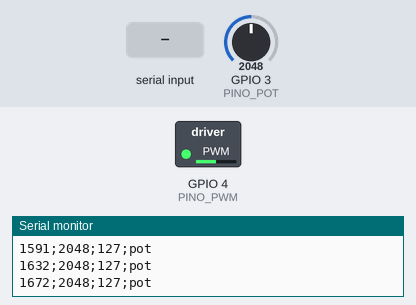
This sketch was run on a simulated ESP32-C3. Shown: switched loads named in the sketch (green lamp = pin HIGH), the last lines printed to the serial monitor. The test bench sets the inputs (shaded band); at power-on: GPIO 3 (PINO_POT) = 2048 (analog values on the 0–4095 scale).

Above: at 1.7 s.
1.8 s: "30,150\n" received over Serial
At 2.1 s:
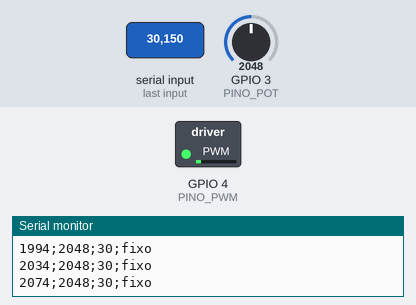
3.3 s: "200\n" received over Serial
At 4.2 s:
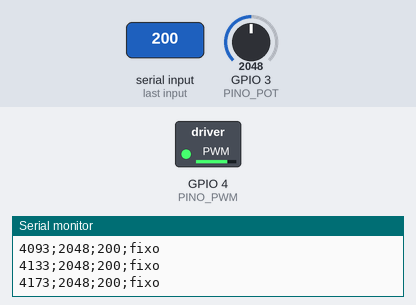
4.8 s: "p\n" received over Serial
At 5.1 s:
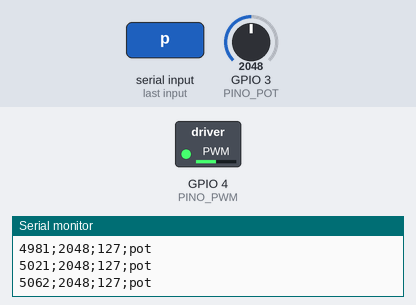
6.3 s: GPIO 3 (PINO_POT) set to 2866
At 7.4 s:
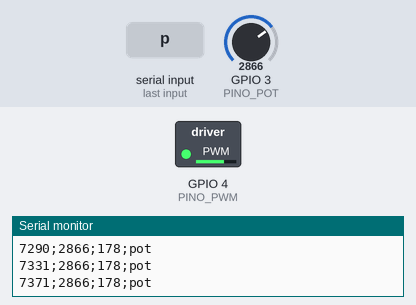
7.8 s: GPIO 3 (PINO_POT) set to 2047
At 8.5 s:
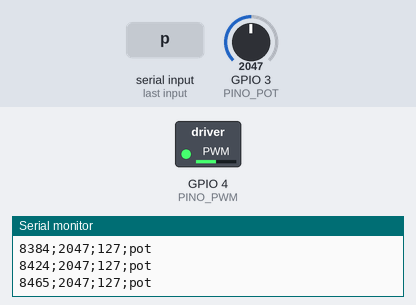
9.3 s: GPIO 3 (PINO_POT) set to 491
At 9.6 s:
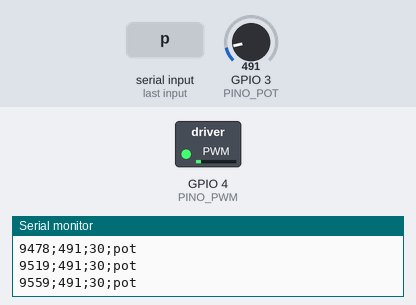
Timing chart, 0 to 11.8 s (numbered marks = the images above; inputs shaded):
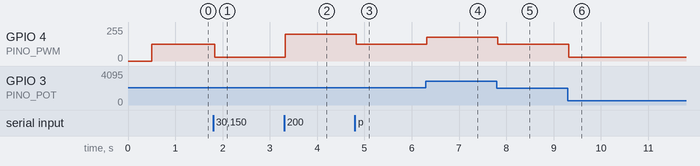

Measured:
- after the input at 1.8 s, GPIO 4 (PINO_PWM): 127/255 → 30/255 at once
- after the input at 3.3 s, GPIO 4 (PINO_PWM): 30/255 → 199/255 at once
- after the input at 4.8 s, GPIO 4 (PINO_PWM): 199/255 → 127/255 at once
- after the input at 6.3 s, GPIO 4 (PINO_PWM): 127/255 → 177/255 at once
- after the input at 7.8 s, GPIO 4 (PINO_PWM): 177/255 → 127/255 at once
- after the input at 9.3 s, GPIO 4 (PINO_PWM): 127/255 → 30/255 at once

The sketch:

teste_pwm_potenciometro.ino
```cpp
/*
  Teste de PWM do levitador pneumatico - ESP32-C3 Super Mini
  (placa na IDE: "ESP32C3 Dev Module")

  Pinos do C3 a evitar: GPIO 18/19 (USB), GPIO 2, 8, 9 (strapping; LED no 8)

  Le um potenciometro e aplica o valor como PWM (0-255) no gate do MOSFET
  que aciona o ventilador.

  Ligacoes:
    Potenciometro: extremos em 3V3 e GND, cursor no GPIO 1 (entrada ADC)
    MOSFET (logic-level, ex. AO3400 / IRLB8721):
      Gate   <- GPIO 7 (via resistor de 100-220 ohm) + 10k do gate para o GND
      Source -> GND (comum com o GND do ESP e da fonte do ventilador)
      Drain  -> (-) do ventilador
    Ventilador: (+) na fonte externa (ex. 12 V)
    Diodo de roda livre em paralelo com o ventilador (catodo no +)

  Monitor Serial (115200, com "USB CDC On Boot: Enabled"):
    digite um numero de 0 a 255 + Enter -> PWM fixo (ignora o potenciometro)
    digite "p" + Enter                  -> volta a usar o potenciometro
  O modo fixo serve para achar o PWM de equilibrio u0 (bola parada).
*/

const int PINO_POT = 3;          // precisa ser ADC1: GPIO 0-4 (GPIO 5 e ADC2, nao funciona no C3)
const int PINO_PWM = 4;          // gate do MOSFET

const int PWM_FREQ = 20000;      // 20 kHz: acima da faixa audivel
const int PWM_BITS = 8;          // 0..255, igual ao modelo do Simulink

const int AMOSTRAS_ADC = 16;     // media para reduzir ruido do potenciometro
const unsigned long PERIODO_MS = 40;  // mesmo Ts do modelo (0,04 s)

bool modoFixo = false;
int pwmFixo = 0;
String entrada;

int lerPotenciometro() {
  long soma = 0;
  for (int i = 0; i < AMOSTRAS_ADC; i++) {
    soma += analogRead(PINO_POT);
  }
  return soma / AMOSTRAS_ADC;    // 0..4095
}

void lerSerial() {
  while (Serial.available()) {
    char c = Serial.read();
    if (c == '\n' || c == '\r') {
      entrada.trim();
      if (entrada.length() > 0) {
        if (entrada == "p" || entrada == "P") {
          modoFixo = false;
          Serial.println("# modo potenciometro");
        } else {
          pwmFixo = constrain(entrada.toInt(), 0, 255);
          modoFixo = true;
          Serial.printf("# modo fixo: PWM = %d\n", pwmFixo);
        }
      }
      entrada = "";
    } else {
      entrada += c;
    }
  }
}

void setup() {
  Serial.begin(115200);
  analogReadResolution(12);
  analogSetPinAttenuation(PINO_POT, ADC_11db);   // faixa completa 0-3,3 V

  ledcAttach(PINO_PWM, PWM_FREQ, PWM_BITS);
  ledcWrite(PINO_PWM, 0);

  delay(500);
  Serial.println("# Teste PWM - levitador pneumatico");
  Serial.println("# tempo_ms;adc;pwm;modo");
}

void loop() {
  static unsigned long ultimo = 0;
  lerSerial();

  unsigned long agora = millis();
  if (agora - ultimo < PERIODO_MS) return;
  ultimo = agora;

  int adc = lerPotenciometro();
  int pwm;
  if (modoFixo) {
    pwm = pwmFixo;
  } else {
    pwm = map(adc, 0, 4095, 0, 255);
    if (pwm < 3) pwm = 0;              // garante motor desligado no inicio do curso
  }

  ledcWrite(PINO_PWM, pwm);

  Serial.printf("%lu;%d;%d;%s\n", agora, adc, pwm, modoFixo ? "fixo" : "pot");
}
```
